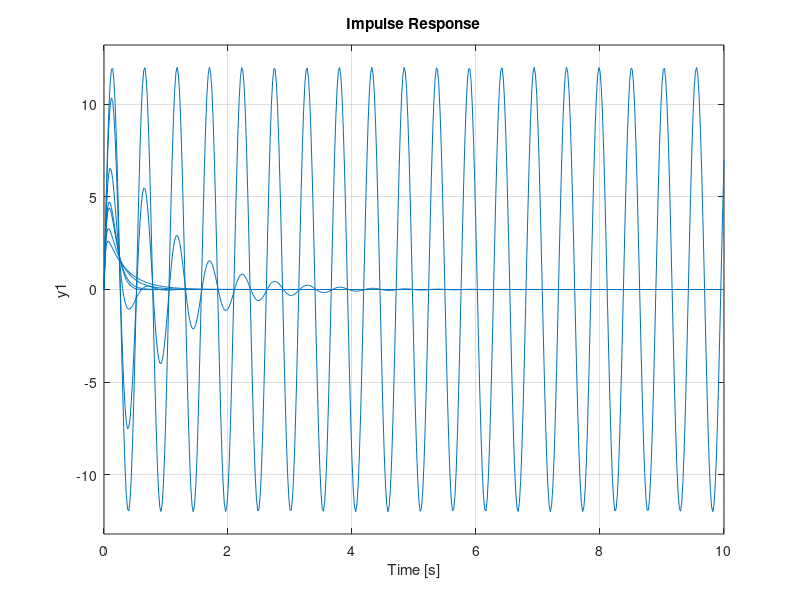
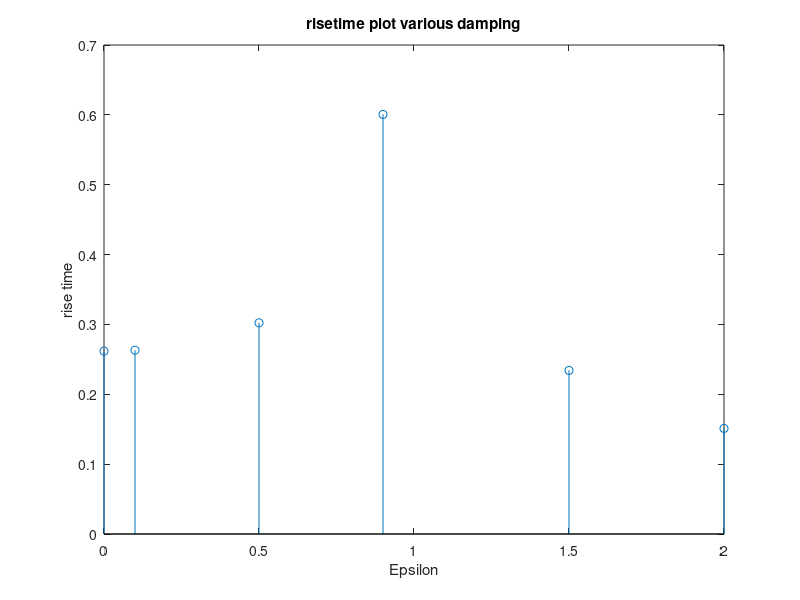
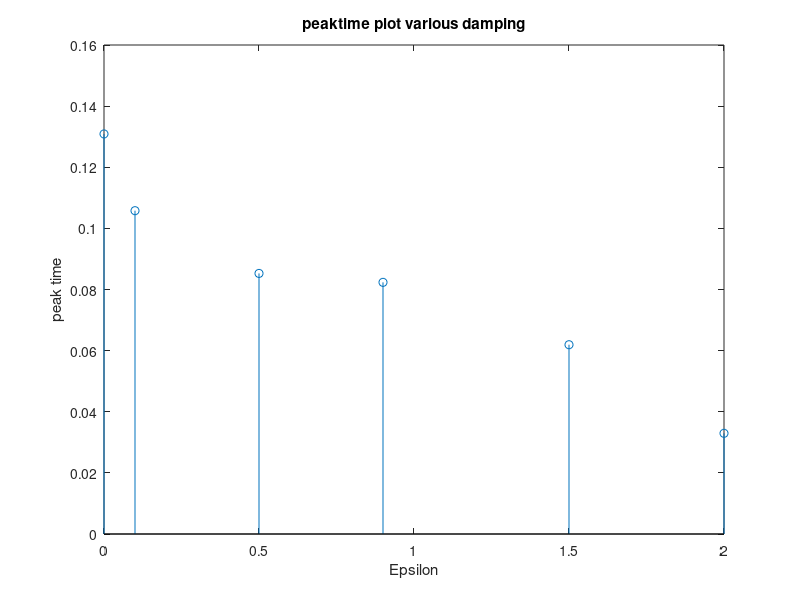

These charts were generated, in order, by the following MATLAB code:
clc;
clear all;
close all;

d_r=[0,0.1,0.5 ,0.9,1.0,1.5,2];
w_r=12;
tr_l=[];
tp_l=[];


for j=1:7
    num=[w_r*w_r];
    den=[1 2*d_r(j)*w_r w_r*w_r];
    sys=tf(num,den);
    if(d_r(j)<1)
        tr=((0+1i)*pi/(w_r* sqrt(d_r(j)*d_r(j)-1)));
    else
        tr=(pi/(w_r* sqrt(d_r(j)*d_r(j)-1)));
    end 
    if(d_r(j)<1)
        phi= atan(sqrt((d_r(j)*d_r(j)-1)/d_r(j)));
        tp=atanh(-1i*tanh(-1i*phi))/(w_r* sqrt(d_r(j)*d_r(j)-1));
    else
        phi= atan(sqrt((d_r(j)*d_r(j)-1)/d_r(j)));
        tp=(phi-pi/2)/(w_r* sqrt(d_r(j)*d_r(j)-1));
    end 
    tr_l=[tr_l tr];
    tp_l=[tp_l tp];
    figure(1);
    title("impulse response variable epsilon");

    impulse(sys, 0:0.02:10);
    hold on;
end

figure(2);
disp(tr_l);
stem(d_r(1:7),abs(tr_l(1:7)));
title("risetime plot various damping");
ylabel("rise time");
xlabel("Epsilon");

figure(3);
disp(tp_l);
stem(d_r(1:7),abs(tp_l(1:7)));
title("peaktime plot various damping");
ylabel("peak time");
xlabel("Epsilon");
